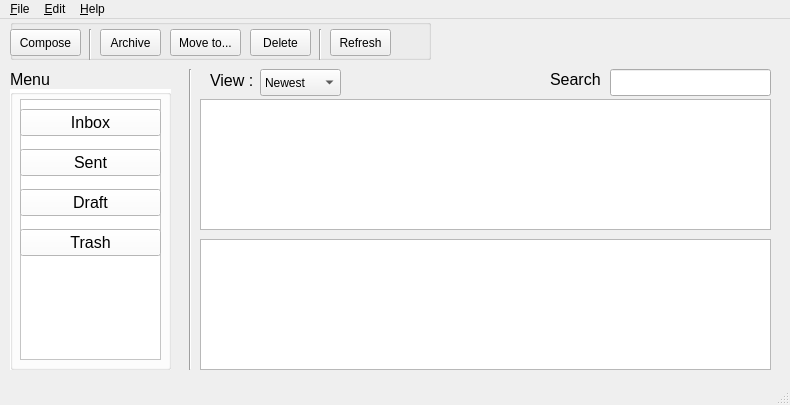
<?xml version="1.0" encoding="UTF-8"?>
<ui version="4.0">
 <class>mail_window</class>
 <widget class="QMainWindow" name="mail_window">
  <property name="geometry">
   <rect>
    <x>0</x>
    <y>0</y>
    <width>790</width>
    <height>405</height>
   </rect>
  </property>
  <property name="windowTitle">
   <string>MainWindow</string>
  </property>
  <widget class="QWidget" name="centralwidget">
   <widget class="QGroupBox" name="groupBox">
    <property name="geometry">
     <rect>
      <x>10</x>
      <y>0</y>
      <width>421</width>
      <height>41</height>
     </rect>
    </property>
    <property name="title">
     <string/>
    </property>
    <widget class="QPushButton" name="compose_pushButton">
     <property name="geometry">
      <rect>
       <x>0</x>
       <y>10</y>
       <width>71</width>
       <height>27</height>
      </rect>
     </property>
     <property name="text">
      <string>Compose</string>
     </property>
    </widget>
    <widget class="QPushButton" name="refresh_pushButton">
     <property name="geometry">
      <rect>
       <x>320</x>
       <y>10</y>
       <width>61</width>
       <height>27</height>
      </rect>
     </property>
     <property name="styleSheet">
      <string notr="true"/>
     </property>
     <property name="text">
      <string>Refresh</string>
     </property>
    </widget>
    <widget class="QPushButton" name="archive_pushButton">
     <property name="geometry">
      <rect>
       <x>90</x>
       <y>10</y>
       <width>61</width>
       <height>27</height>
      </rect>
     </property>
     <property name="text">
      <string>Archive</string>
     </property>
    </widget>
    <widget class="QPushButton" name="move_pushButton">
     <property name="geometry">
      <rect>
       <x>160</x>
       <y>10</y>
       <width>71</width>
       <height>27</height>
      </rect>
     </property>
     <property name="text">
      <string>Move to...</string>
     </property>
    </widget>
    <widget class="QPushButton" name="delete_pushButton">
     <property name="geometry">
      <rect>
       <x>240</x>
       <y>10</y>
       <width>61</width>
       <height>27</height>
      </rect>
     </property>
     <property name="text">
      <string>Delete</string>
     </property>
    </widget>
    <widget class="Line" name="line_2">
     <property name="geometry">
      <rect>
       <x>300</x>
       <y>10</y>
       <width>20</width>
       <height>31</height>
      </rect>
     </property>
     <property name="orientation">
      <enum>Qt::Vertical</enum>
     </property>
    </widget>
    <widget class="Line" name="line_3">
     <property name="geometry">
      <rect>
       <x>70</x>
       <y>10</y>
       <width>20</width>
       <height>31</height>
      </rect>
     </property>
     <property name="orientation">
      <enum>Qt::Vertical</enum>
     </property>
    </widget>
   </widget>
   <widget class="QGroupBox" name="groupBox_2">
    <property name="geometry">
     <rect>
      <x>10</x>
      <y>70</y>
      <width>161</width>
      <height>281</height>
     </rect>
    </property>
    <property name="autoFillBackground">
     <bool>false</bool>
    </property>
    <property name="styleSheet">
     <string notr="true">
background-color: rgb(255, 255, 255);</string>
    </property>
    <property name="title">
     <string/>
    </property>
    <widget class="QTreeView" name="menu">
     <property name="geometry">
      <rect>
       <x>10</x>
       <y>10</y>
       <width>141</width>
       <height>261</height>
      </rect>
     </property>
    </widget>
    <widget class="QPushButton" name="inbox_pushButton">
     <property name="geometry">
      <rect>
       <x>10</x>
       <y>20</y>
       <width>141</width>
       <height>27</height>
      </rect>
     </property>
     <property name="font">
      <font>
       <pointsize>12</pointsize>
      </font>
     </property>
     <property name="cursor">
      <cursorShape>PointingHandCursor</cursorShape>
     </property>
     <property name="styleSheet">
      <string notr="true"/>
     </property>
     <property name="text">
      <string>Inbox</string>
     </property>
    </widget>
    <widget class="QPushButton" name="sent_pushButton">
     <property name="geometry">
      <rect>
       <x>10</x>
       <y>60</y>
       <width>141</width>
       <height>27</height>
      </rect>
     </property>
     <property name="font">
      <font>
       <pointsize>12</pointsize>
      </font>
     </property>
     <property name="cursor">
      <cursorShape>PointingHandCursor</cursorShape>
     </property>
     <property name="text">
      <string>Sent</string>
     </property>
    </widget>
    <widget class="QPushButton" name="draft_pushButton">
     <property name="geometry">
      <rect>
       <x>10</x>
       <y>100</y>
       <width>141</width>
       <height>27</height>
      </rect>
     </property>
     <property name="font">
      <font>
       <pointsize>12</pointsize>
      </font>
     </property>
     <property name="cursor">
      <cursorShape>PointingHandCursor</cursorShape>
     </property>
     <property name="text">
      <string>Draft</string>
     </property>
    </widget>
    <widget class="QPushButton" name="trash_pushButton">
     <property name="geometry">
      <rect>
       <x>10</x>
       <y>140</y>
       <width>141</width>
       <height>27</height>
      </rect>
     </property>
     <property name="font">
      <font>
       <pointsize>12</pointsize>
      </font>
     </property>
     <property name="cursor">
      <cursorShape>PointingHandCursor</cursorShape>
     </property>
     <property name="text">
      <string>Trash</string>
     </property>
    </widget>
   </widget>
   <widget class="Line" name="line">
    <property name="geometry">
     <rect>
      <x>180</x>
      <y>50</y>
      <width>20</width>
      <height>301</height>
     </rect>
    </property>
    <property name="orientation">
     <enum>Qt::Vertical</enum>
    </property>
   </widget>
   <widget class="QComboBox" name="comboBox">
    <property name="geometry">
     <rect>
      <x>260</x>
      <y>50</y>
      <width>81</width>
      <height>27</height>
     </rect>
    </property>
    <item>
     <property name="text">
      <string>Newest</string>
     </property>
    </item>
    <item>
     <property name="text">
      <string>Oldest</string>
     </property>
    </item>
    <item>
     <property name="text">
      <string>Unread</string>
     </property>
    </item>
   </widget>
   <widget class="QLabel" name="menu_label">
    <property name="geometry">
     <rect>
      <x>10</x>
      <y>40</y>
      <width>56</width>
      <height>41</height>
     </rect>
    </property>
    <property name="font">
     <font>
      <pointsize>12</pointsize>
      <weight>50</weight>
      <bold>false</bold>
     </font>
    </property>
    <property name="text">
     <string>Menu</string>
    </property>
   </widget>
   <widget class="QLabel" name="view_label">
    <property name="geometry">
     <rect>
      <x>210</x>
      <y>46</y>
      <width>56</width>
      <height>31</height>
     </rect>
    </property>
    <property name="font">
     <font>
      <pointsize>12</pointsize>
     </font>
    </property>
    <property name="text">
     <string>View :</string>
    </property>
   </widget>
   <widget class="QLabel" name="search_label">
    <property name="geometry">
     <rect>
      <x>550</x>
      <y>40</y>
      <width>56</width>
      <height>41</height>
     </rect>
    </property>
    <property name="font">
     <font>
      <pointsize>12</pointsize>
     </font>
    </property>
    <property name="text">
     <string>Search :</string>
    </property>
   </widget>
   <widget class="QLineEdit" name="lineEdit">
    <property name="geometry">
     <rect>
      <x>610</x>
      <y>50</y>
      <width>161</width>
      <height>27</height>
     </rect>
    </property>
   </widget>
   <widget class="QTextBrowser" name="textBrowser">
    <property name="geometry">
     <rect>
      <x>200</x>
      <y>80</y>
      <width>571</width>
      <height>131</height>
     </rect>
    </property>
   </widget>
   <widget class="QTextBrowser" name="textBrowser_2">
    <property name="geometry">
     <rect>
      <x>200</x>
      <y>220</y>
      <width>571</width>
      <height>131</height>
     </rect>
    </property>
   </widget>
  </widget>
  <widget class="QMenuBar" name="menubar">
   <property name="geometry">
    <rect>
     <x>0</x>
     <y>0</y>
     <width>790</width>
     <height>25</height>
    </rect>
   </property>
   <widget class="QMenu" name="menuFile">
    <property name="title">
     <string>&amp;File</string>
    </property>
    <addaction name="actionNew"/>
    <addaction name="actionSave"/>
    <addaction name="actionClose"/>
   </widget>
   <widget class="QMenu" name="menuEdit">
    <property name="title">
     <string>&amp;Edit</string>
    </property>
   </widget>
   <widget class="QMenu" name="menuHelp">
    <property name="title">
     <string>&amp;Help</string>
    </property>
    <addaction name="actionAbout_Us"/>
   </widget>
   <addaction name="menuFile"/>
   <addaction name="menuEdit"/>
   <addaction name="menuHelp"/>
  </widget>
  <widget class="QStatusBar" name="statusbar"/>
  <action name="actionNew">
   <property name="text">
    <string>New</string>
   </property>
  </action>
  <action name="actionSave">
   <property name="text">
    <string>Save</string>
   </property>
  </action>
  <action name="actionClose">
   <property name="text">
    <string>Close</string>
   </property>
  </action>
  <action name="actionAbout_Us">
   <property name="text">
    <string>About Us</string>
   </property>
  </action>
 </widget>
 <resources/>
 <connections/>
</ui>
